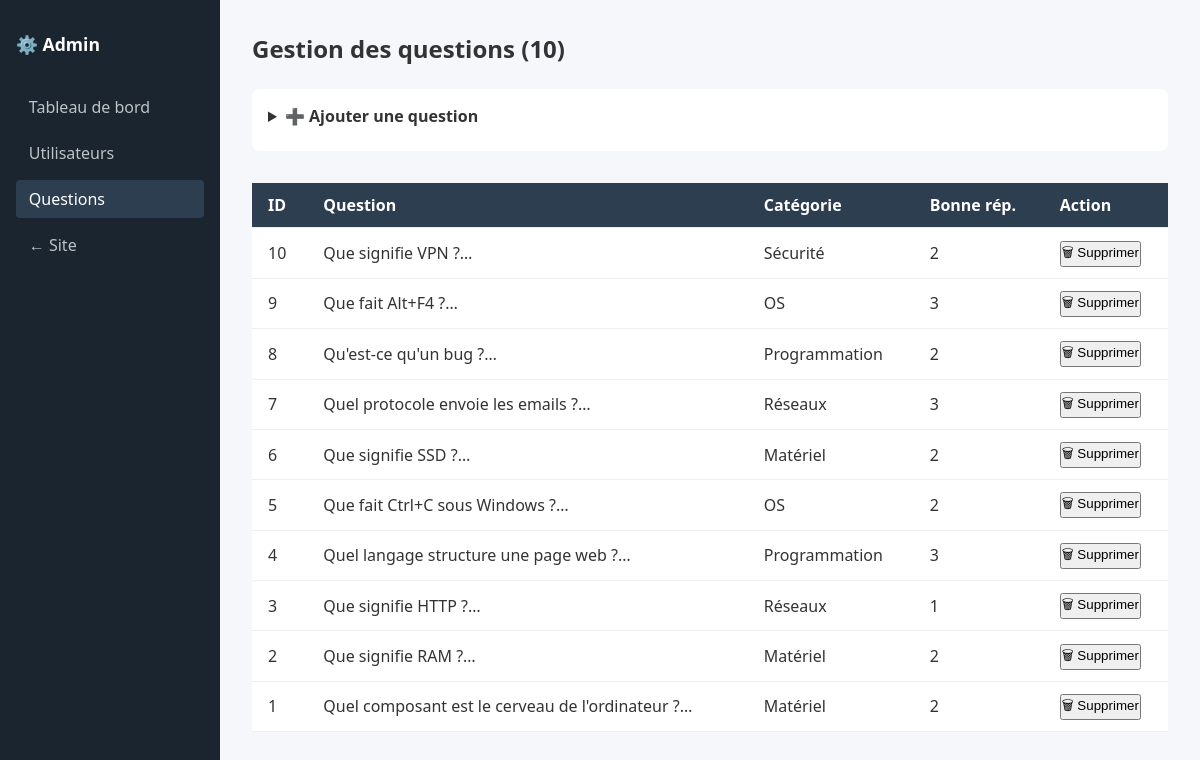
/pages/admin/questions.php (signed in), run on the app's committed database.
### tables this page shows
CREATE TABLE IF NOT EXISTS questions (
    id            INT AUTO_INCREMENT PRIMARY KEY,
    question      TEXT         NOT NULL,
    reponse1      VARCHAR(255) NOT NULL,
    reponse2      VARCHAR(255) NOT NULL,
    reponse3      VARCHAR(255) NOT NULL,
    reponse4      VARCHAR(255) NOT NULL,
    bonne_reponse INT          NOT NULL CHECK (bonne_reponse BETWEEN 1 AND 4),
    categorie     VARCHAR(100) DEFAULT 'Général'
);

### includes/functions.php (called while the page is built, shortened)
<?php
require_once __DIR__ . '/db.php';
function getToutesQuestions(): array {
    global $pdo;
    return $pdo->query("SELECT * FROM questions ORDER BY id DESC")->fetchAll();
}
?>

### pages/admin/questions.php (the view, shortened to what this page needs)
<?php
require_once '../../includes/functions.php';
$questions = getToutesQuestions();
?>
<!DOCTYPE html>
<html lang="fr">
<head>
    <link rel="stylesheet" href="../../public/css/style.css">
    <link rel="stylesheet" href="../../public/css/admin.css">
</head>
<body>
<aside class="sidebar">
    <h2>⚙️ Admin</h2>
    <nav>
        <a href="dashboard.php">Tableau de bord</a>
        <a href="utilisateurs.php">Utilisateurs</a>
        <a href="questions.php" class="active">Questions</a>
        <a href="../../index.php">← Site</a>
    </nav>
</aside>
<main class="admin-main">
    <h2>Gestion des questions (<?= count($questions) ?>)</h2>
    <details class="form-ajout">
        <summary>➕ Ajouter une question</summary>
    </details>
    <table>
        <thead>
            <tr>
                <th>ID</th><th>Question</th><th>Catégorie</th>
                <th>Bonne rép.</th><th>Action</th>
            </tr>
        </thead>
        <tbody>
        <?php foreach ($questions as $q): ?>
        <tr>
            <td><?= $q['id'] ?></td>
            <td><?= htmlspecialchars(mb_substr($q['question'], 0, 60)) ?>…</td>
            <td><?= htmlspecialchars($q['categorie'] ?? '') ?></td>
            <td><?= $q['bonne_reponse'] ?></td>
            <td>
                <form method="POST" style="display:inline">
                    <button onclick="return confirm('Supprimer ?')">🗑 Supprimer</button>
                </form>
            </td>
        </tr>
        <?php endforeach; ?>
        </tbody>
    </table>
</main>
</body>
</html>

### public/css/style.css (style rules this page uses)
* { box-sizing: border-box; margin: 0; padding: 0; }
body { font-family: 'Segoe UI', sans-serif; background: #f5f7fa; color: #333; }
table { width: 100%; border-collapse: collapse; background: white; }
th, td { padding: .7rem 1rem; text-align: left; border-bottom: 1px solid #eee; }
th { background: #2c3e50; color: white; }

### public/css/admin.css (style rules this page uses)
body { display: flex; min-height: 100vh; }
.sidebar { width: 220px; background: #1a252f; color: white; padding: 2rem 1rem; flex-shrink: 0; }
.sidebar h2 { margin-bottom: 2rem; font-size: 1.1rem; }
.sidebar nav { display: flex; flex-direction: column; gap: .5rem; }
.sidebar nav a { color: #bdc3c7; text-decoration: none; padding: .5rem .8rem; border-radius: 4px; }
.sidebar nav a:hover, .sidebar nav a.active { background: #2c3e50; color: white; }
.admin-main { flex: 1; padding: 2rem; }
.admin-main h2 { margin-bottom: 1.5rem; }
.form-ajout { background: white; padding: 1rem; border-radius: 8px; margin-bottom: 2rem; }
.form-ajout summary { cursor: pointer; font-weight: 600; margin-bottom: .5rem; }
button { cursor: pointer; }

### data on the page
questions: id "10", question "Que signifie VPN ?", categorie "Sécurité", bonne_reponse "2"
questions: id "9", question "Que fait Alt+F4 ?", categorie "OS", bonne_reponse "3"
questions: id "8", question "Qu'est-ce qu'un bug ?", categorie "Programmation", bonne_reponse "2"
questions: id "7", question "Quel protocole envoie les emails ?", categorie "Réseaux", bonne_reponse "3"
questions: id "6", question "Que signifie SSD ?", categorie "Matériel", bonne_reponse "2"
questions: id "5", question "Que fait Ctrl+C sous Windows ?", categorie "OS", bonne_reponse "2"
questions: id "4", question "Quel langage structure une page web ?", categorie "Programmation", bonne_reponse "3"
questions: id "3", question "Que signifie HTTP ?", categorie "Réseaux", bonne_reponse "1"
questions: id "2", question "Que signifie RAM ?", categorie "Matériel", bonne_reponse "2"
questions: id "1", question "Quel composant est le cerveau de l'ordinateur ?", categorie "Matériel", bonne_reponse "2"

### other printed values
count($questions) "10"
